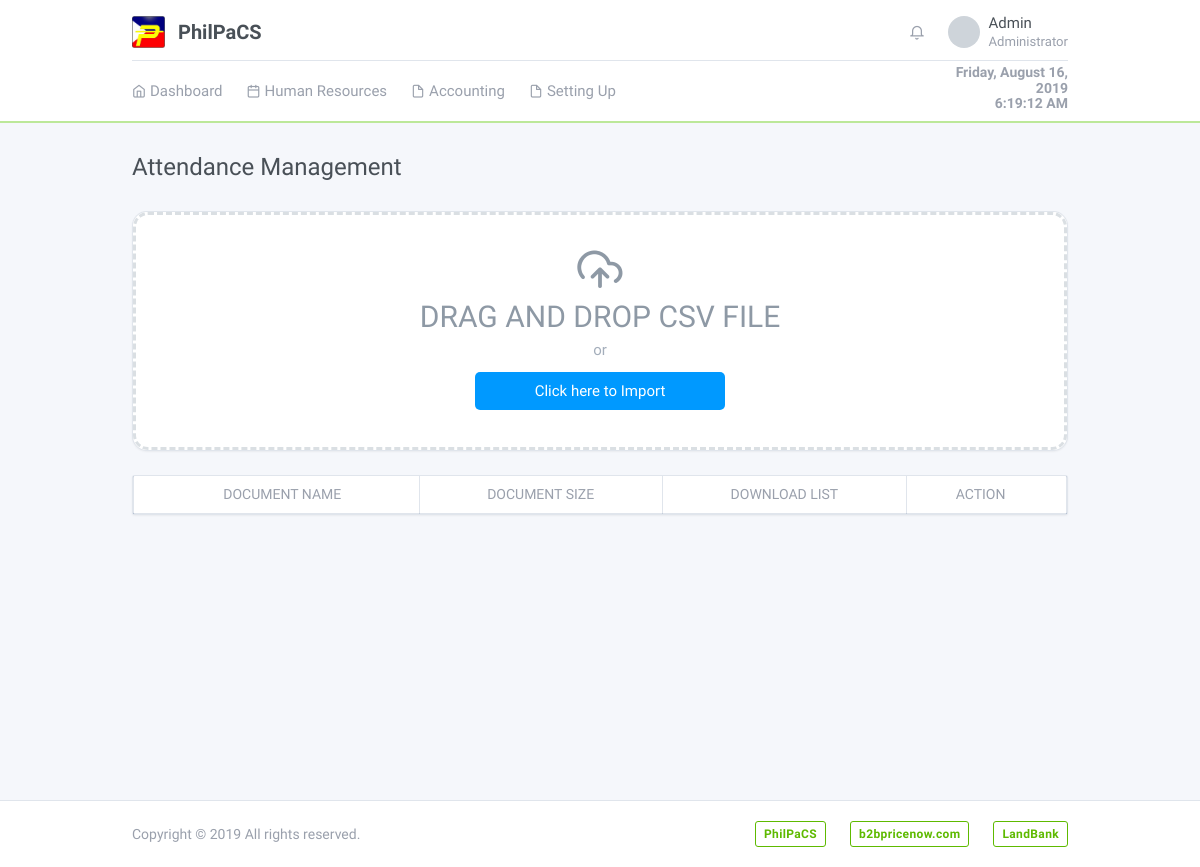
Before: /system/Document.php (signed in) with the older database file.
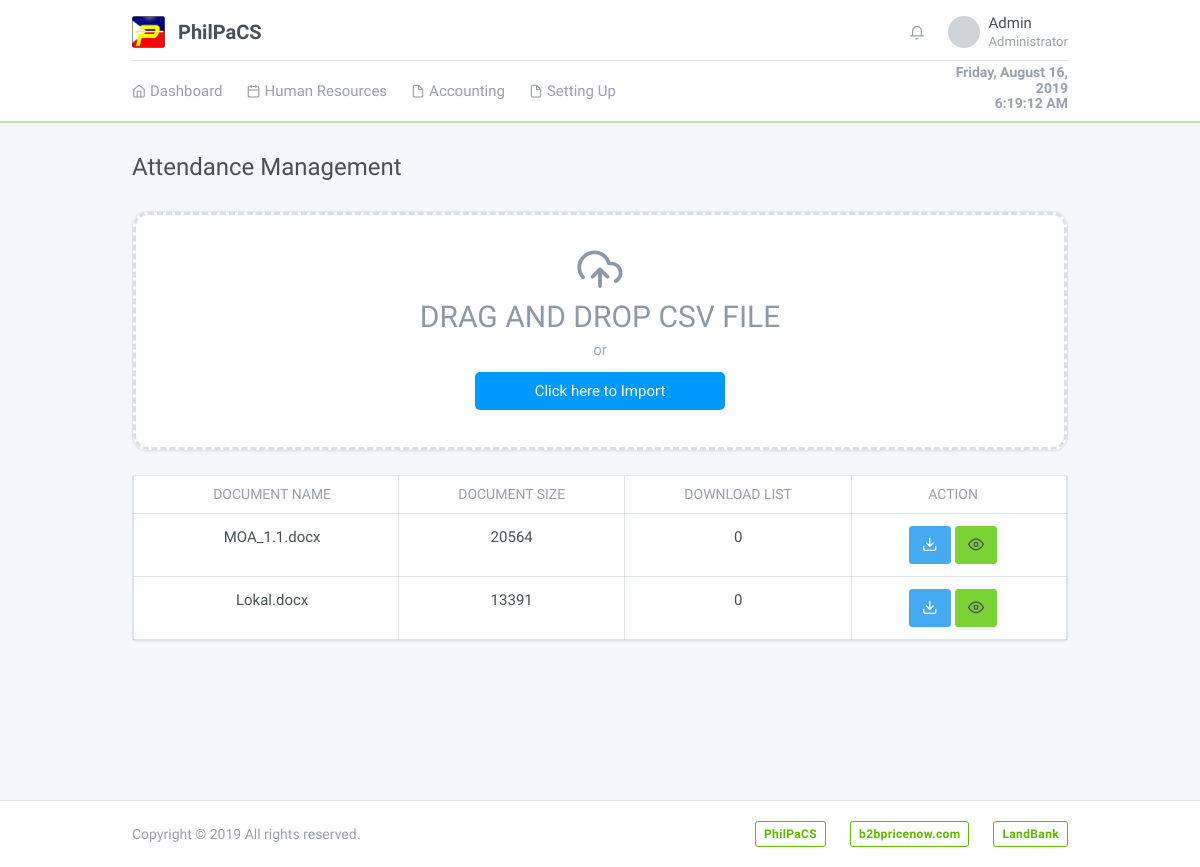
After: the same page with the newer database file.
### tables this page shows
CREATE TABLE `documentstbl` (
  `documentID` int(11) NOT NULL AUTO_INCREMENT,
  `documentName` varchar(100) DEFAULT NULL,
  `documentSize` int(100) DEFAULT NULL,
  `downloadsList` varchar(100) DEFAULT NULL,
  KEY `documentID` (`documentID`)
);

### models/Config.php (called while the page is built, shortened)
<?php
require_once 'Database.php';
class Config extends Database {
	protected $conn;
	public function __construct() {
		$database = new Database();
		$this->conn = $database->db_connection();
	}
	public function runQuery($sql) {
		$stmt = $this->conn->prepare($sql);
		return $stmt;
	}
}

### models/Database.php (called while the page is built, shortened)
<?php
class Database {
	private $host = "localhost";
	private $dbname = "philpacs";
	private $username = "root";
	private $password = "";
	public function db_connection(){
		try {
			$this->conn = new PDO("mysql:host=" . $this->host . ";dbname=" . $this->dbname, $this->username, $this->password);
			$this->conn->setAttribute(PDO::ATTR_ERRMODE, PDO::ERRMODE_EXCEPTION);
			return $this->conn;
		} catch (PDOException $e) {
			echo "Connection Error: " . $e->getMessage();
		}
	}
}

### system/Document.php (the view, shortened to what this page needs)
<?php
    require_once '../models/Config.php';
    $config = new Config();
?>
<!DOCTYPE html>
<html lang="en" dir="ltr">
  <head>
    <link rel="stylesheet" href="https://maxcdn.bootstrapcdn.com/font-awesome/4.7.0/css/font-awesome.min.css">
    <?php include '../includes/plugins.php'; ?>
    <link rel="stylesheet" type="text/css" href="../assets/css/style.css" />
  </head>
  <body class="">
        <div class="page">
          <div class="flex-fill">
            <?php include '../includes/header.php'; ?>
            <div class="my-3 my-md-5">
              <div class="container">
                <?php if (!isset($_GET['id'])) : ?>
                  <div class="page-header">
                    <h1 class="page-title">
                      Attendance Management
                    </h1>
                  </div>
                    <div class="dimmer active">
                      <div id="dimmer-content">
                        <div class="card" style="height: 30vh; border-radius: 15px;">
                          <div class="card-body">
                            <div class="wrapper">
                              <div class="drop">
                                <div class="cont">
                                  <i class="fe fe-upload-cloud"></i>
                                  <div class="tit">
                                    Drag and Drop CSV File
                                  </div>
                                  <div class="desc">or</div>
                                  <div class="browse">
                                    Click here to Import
                                  </div>
                                </div>
                              </div>
                            </div>
                          </div>
                        </div>
                      </div>
                    </div>
                  <div class="row row-cards">
                    <div class="col-lg-12">
                      <div class="card">
                          <div class="table-responsive">
                            <table class="table card-table text-center table-bordered table-hover text-nowrap datatable" id="importDocument">
                              <thead>
                                <tr>
                                    <th>Document Name</th>
                                    <th>Document Size</th>
                                    <th>Download List</th>
                                    <th>Action</th>
                                </tr>
                              </thead>
                              <tbody>
                                  <?php
                                    try {
                                        $result = $config->runQuery("SELECT
                                                                      *
                                                                    FROM documentstbl");
                                        $result->execute();
                                        while ($row = $result->fetch(PDO::FETCH_ASSOC)) {
                                          $downloadName = $row['documentName'];
                                          $documentSize = $row['documentSize'];
                                          $downloadList = $row['downloadsList'];
                                          ?>
                                            <tr>
                                              <td><?=$downloadName;?></td>
                                              <td><?=$documentSize;?></td>
                                              <td><?=$downloadList;?></td>
                                              <td><a class="btn btn-info" href="./Document.php?file_id=<?=$row['documentID'];?>"><i class="fe fe-download"></i></a>
                                              <a class="btn btn-lime" data-href="./Document.php?id=<?=$row['documentID'];?>"><i class="fe fe-eye"></i></a></td>
                                            </tr>
                                          <?php
                                        }
                                    }catch (PDOException $e) {
                                        echo "Connection Error: " . $e->getMessage();
                                    }
                                  ?>
                              </tbody>
                            </table>
                        </div>
                      </div>
                    </div>
                  </div>
                <?php endif ?>
              </div>
            </div>
          </div>
        </div>
        <?php include '../includes/footer.php'; ?>
  </body>
</html>

### includes/plugins.php (shortened to what this page needs)
<link href="../assets/css/dashboard.css" rel="stylesheet" />
<link href="../assets/plugins/charts-c3/plugin.css" rel="stylesheet" />
<link href="../assets/plugins/maps-google/plugin.css" rel="stylesheet" />
<link href="../assets/plugins/bootstrap-datepicker/dist/bootstrap-datepicker.min.css" rel="stylesheet" />
<link href="../assets/plugins/timepicker/jquery.timepicker.min.css" rel="stylesheet" />
<link href="../assets/plugins/sweetalert/sweetalert.min.css" rel="stylesheet" />
<link href="../assets/css/datepicker.css" rel="stylesheet" />
<link href="../assets/plugins/sweetalert/sweetalert.min.css" rel="stylesheet" />
<link href="../assets/plugins/dropzone/dropzone.css" rel="stylesheet" />
<link href="../assets/plugins/animate/animate.min.css" rel="stylesheet" />
<link href="../assets/plugins/fullcalendar/plugin.css" rel="stylesheet" />
<link href="../assets/plugins/datetimepicker/bootstrap-datetimepicker.min.css" rel="stylesheet" />

### includes/header.php (shortened to what this page needs)
<div class="header pt-4 sticky-top">
  <div class="container">
    <div class="d-flex">
      <a class="header-brand" href="./index.php">
        <img src="../assets/logo/Logo.png" class="header-brand-img" alt="PhilPaCS logo">
        PhilPaCS
      </a>
      <div class="d-flex order-lg-2 ml-auto">
        <div class="dropdown d-none d-md-flex">
          <a class="nav-link icon" data-toggle="dropdown">
            <i class="fe fe-bell"></i>
          </a>
        </div>
        <div class="dropdown">
          <a href="#" class="nav-link pr-0 leading-none" data-toggle="dropdown">
            <span class="avatar"></span>
            <span class="ml-2 d-none d-lg-block">
              <span class="text-default">
                <?php
                  $session = $config->runQuery("SELECT username,
                                                CASE WHEN accountType = 1
                                                     THEN 'Authorizer'
                                                     WHEN accountType = 0
                                                     THEN 'Maker'
                                                     ELSE 'Administrator'
                                                END AS accountType, personalID
                                                FROM accountstbl
                                                WHERE username=:username LIMIT 1");
                  $session->execute(array(":username" => $_SESSION['username']));
                  $display = $session->fetch(PDO::FETCH_ASSOC);
                  echo $display['username'];
                ?>
              </span>
              <small class="text-muted d-block mt-1"><?=$display['accountType'];?></small>
            </span>
          </a>
        </div>
      </div>
    </div>
  </div>
  <div class="header collapse d-lg-flex p-0" id="headerMenuCollapse">
    <div class="container">
      <div class="row text-md-right text-sm-center align-items-center">
        <div class="col-md-2 ml-auto col-xs-12 col-sm-12 align-self-center">
          <h6 class="text-muted form-text" id="clockbox"></h6>
        </div>
        <div class="col-lg order-lg-first">
          <ul class="nav nav-tabs border-0 flex-column flex-lg-row">
            <li class="nav-item">
              <a href="./index.php" class="nav-link"><i class="fe fe-home"></i> Dashboard</a>
            </li>
            <li class="nav-item dropdown">
              <a href="javascript:void(0)" class="nav-link" data-toggle="dropdown"><i class="fe fe-calendar"></i> Human Resources</a>
            </li>
            <li class="nav-item dropdown">
              <a href="javascript:void(0)" class="nav-link" data-toggle="dropdown"><i class="fe fe-file"></i> Accounting</a>
            </li>
            <li class="nav-item dropdown">
              <a href="javascript:void(0)" class="nav-link" data-toggle="dropdown"><i class="fe fe-file"></i> Setting Up</a>
            </li>
          </ul>
        </div>
      </div>
    </div>
  </div>
</div>

### includes/footer.php
<footer class="footer">
  <div class="container">
    <div class="row align-items-center flex-row-reverse">
      <div class="col-auto ml-lg-auto">
        <div class="row align-items-center">
          <div class="col-auto">
            <a href="#" class="btn btn-outline-success btn-sm">PhilPaCS</a>
          </div>
          <div class="col-auto">
            <a href="#" class="btn btn-outline-success btn-sm">b2bpricenow.com</a>
          </div>
          <div class="col-auto">
            <a href="#" class="btn btn-outline-success btn-sm">LandBank</a>
          </div>
        </div>
      </div>
      <div class="col-12 col-lg-auto mt-3 mt-lg-0 text-center">
        Copyright © 2019 All rights reserved.
      </div>
    </div>
  </div>
</footer>

### assets/css/style.css (style rules this page uses)
.wrapper { width: 100%; height: 100%; }
.drop { width: 100%; height: 100%; border: 3px dashed #DADFE3; border-radius: 15px; overflow: hidden; text-align: center; background: white; -webkit-transition: all 0.5s ease-out; -moz-transition: all 0.5s ease-out; transition: all 0.5s ease-out; margin: auto; position: absolute; top: 0; left: 0; bottom: 0; right: 0; }
.drop .cont { width: 500px; height: 170px; color: #8E99A5; -webkit-transition: all 0.5s ease-out; -moz-transition: all 0.5s ease-out; transition: all 0.5s ease-out; margin: auto; position: absolute; top: 0; left: 0; bottom: 0; right: 0; }
.drop .cont i { font-size: 300%; color: #8E99A5; position: relative; }
.drop .cont .tit { font-size: 200%; text-transform: uppercase; }
.drop .cont .desc { color: #A4AEBB; }
.drop .cont .browse { margin: 10px 25%; color: white; padding: 8px 16px; border-radius: 5px; background: #09f; }

Changed rows visible on the page:
added documentstbl: documentName "MOA_1.1.docx", documentSize "20564", downloadsList "0"
added documentstbl: documentName "Lokal.docx", documentSize "13391", downloadsList "0"
